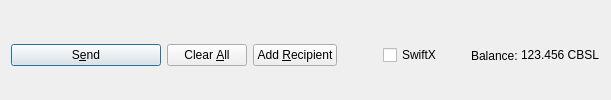
         <widget class="QFrame" name="frame_Send">
          <layout class="QHBoxLayout" name="horizontalLayout">
           <property name="bottomMargin">
            <number>0</number>
           </property>
           <item>
            <widget class="QPushButton" name="sendButton">
             <property name="minimumSize">
              <size>
               <width>150</width>
               <height>0</height>
              </size>
             </property>
             <property name="toolTip">
              <string>Confirm the send action</string>
             </property>
             <property name="text">
              <string>S&amp;end</string>
             </property>
             <property name="icon">
              <iconset resource="../cbslcoin.qrc">
               <normaloff>:/icons/send</normaloff>:/icons/send</iconset>
             </property>
             <property name="autoDefault">
              <bool>false</bool>
             </property>
             <property name="default">
              <bool>true</bool>
             </property>
            </widget>
           </item>
           <item>
            <widget class="QPushButton" name="clearButton">
             <property name="sizePolicy">
              <sizepolicy hsizetype="Minimum" vsizetype="Fixed">
               <horstretch>0</horstretch>
               <verstretch>0</verstretch>
              </sizepolicy>
             </property>
             <property name="toolTip">
              <string>Clear all fields of the form.</string>
             </property>
             <property name="text">
              <string>Clear &amp;All</string>
             </property>
             <property name="icon">
              <iconset resource="../cbslcoin.qrc">
               <normaloff>:/icons/remove</normaloff>:/icons/remove</iconset>
             </property>
             <property name="autoDefault">
              <bool>false</bool>
             </property>
            </widget>
           </item>
           <item>
            <widget class="QPushButton" name="addButton">
             <property name="toolTip">
              <string>Send to multiple recipients at once</string>
             </property>
             <property name="text">
              <string>Add &amp;Recipient</string>
             </property>
             <property name="icon">
              <iconset resource="../cbslcoin.qrc">
               <normaloff>:/icons/add</normaloff>:/icons/add</iconset>
             </property>
             <property name="autoDefault">
              <bool>false</bool>
             </property>
            </widget>
           </item>
           <item>
            <spacer name="horizontalSpacer">
             <property name="orientation">
              <enum>Qt::Horizontal</enum>
             </property>
             <property name="sizeHint" stdset="0">
              <size>
               <width>40</width>
               <height>20</height>
              </size>
             </property>
            </spacer>
           </item>
           <item>
            <layout class="QHBoxLayout" name="horizontalLayout_2">
             <property name="spacing">
              <number>3</number>
             </property>
             <item>
              <widget class="QCheckBox" name="checkSwiftTX">
               <property name="enabled">
                <bool>true</bool>
               </property>
               <property name="minimumSize">
                <size>
                 <width>85</width>
                 <height>0</height>
                </size>
               </property>
               <property name="text">
                <string>SwiftX</string>
               </property>
              </widget>
             </item>
             <item>
              <widget class="QLabel" name="label">
               <property name="text">
                <string>Balance:</string>
               </property>
              </widget>
             </item>
             <item>
              <widget class="QLabel" name="labelBalance">
               <property name="sizePolicy">
                <sizepolicy hsizetype="Preferred" vsizetype="Fixed">
                 <horstretch>0</horstretch>
                 <verstretch>0</verstretch>
                </sizepolicy>
               </property>
               <property name="cursor">
                <cursorShape>IBeamCursor</cursorShape>
               </property>
               <property name="text">
                <string notr="true">123.456 CBSL</string>
               </property>
               <property name="textInteractionFlags">
                <set>Qt::LinksAccessibleByMouse|Qt::TextSelectableByKeyboard|Qt::TextSelectableByMouse</set>
               </property>
              </widget>
             </item>
            </layout>
           </item>
          </layout>
         </widget>
